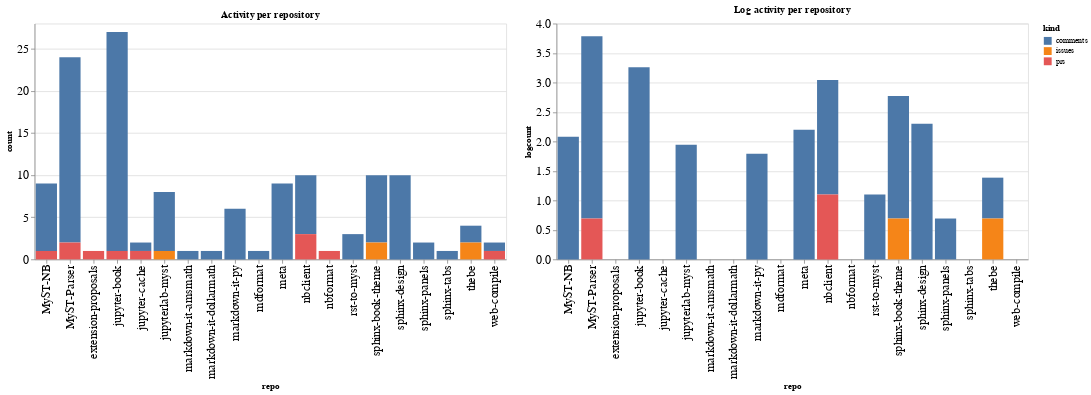

The notebook cell saved with this chart:
### Code cell
ch1 = alt.Chart(repo_summaries, width=600, title="Activity per repository").mark_bar().encode(
    x='repo',
    y='count',
    color='kind',
    tooltip="kind"
)

ch2 = alt.Chart(repo_summaries, width=600, title="Log activity per repository").mark_bar().encode(
    x='repo',
    y='logcount',
    color='kind',
    tooltip="kind"
)

ch1 | ch2

### Figure 1 — Vega-Lite specification as saved in the notebook (floating-point values rounded to 4 significant figures)
{"config": {"axisLeft": {"labelFontSize": 15}, "axisBottom": {"labelFontSize": 15}}, "hconcat": [{"mark": "bar", "encoding": {"color": {"type": "nominal", "field": "kind"}, "tooltip": {"type": "nominal", "field": "kind"}, "x": {"type": "nominal", "field": "repo"}, "y": {"type": "quantitative", "field": "count"}}, "title": "Activity per repository", "width": 600}, {"mark": "bar", "encoding": {"color": {"type": "nominal", "field": "kind"}, "tooltip": {"type": "nominal", "field": "kind"}, "x": {"type": "nominal", "field": "repo"}, "y": {"type": "quantitative", "field": "logcount"}}, "title": "Log activity per repository", "width": 600}], "data": {"name": "data-a50d6def97015d26d3ef3a44afb7aba6"}, "$schema": "https://vega.github.io/schema/vega-lite/v4.8.1.json", "datasets": {"data-a50d6def97015d26d3ef3a44afb7aba6": [{"repo": "MyST-NB", "kind": "comments", "count": 8, "logcount": 2.079}, {"repo": "MyST-NB", "kind": "prs", "count": 1, "logcount": 0.0}, {"repo": "MyST-Parser", "kind": "comments", "count": 22, "logcount": 3.091}, {"repo": "MyST-Parser", "kind": "prs", "count": 2, "logcount": 0.6931}, {"repo": "extension-proposals", "kind": "prs", "count": 1, "logcount": 0.0}, {"repo": "jupyter-book", "kind": "comments", "count": 26, "logcount": 3.258}, {"repo": "jupyter-book", "kind": "prs", "count": 1, "logcount": 0.0}, {"repo": "jupyter-cache", "kind": "comments", "count": 1, "logcount": 0.0}, {"repo": "jupyter-cache", "kind": "prs", "count": 1, "logcount": 0.0}, {"repo": "jupyterlab-myst", "kind": "comments", "count": 7, "logcount": 1.946}, {"repo": "jupyterlab-myst", "kind": "issues", "count": 1, "logcount": 0.0}, {"repo": "markdown-it-amsmath", "kind": "comments", "count": 1, "logcount": 0.0}, {"repo": "markdown-it-dollarmath", "kind": "comments", "count": 1, "logcount": 0.0}, {"repo": "markdown-it-py", "kind": "comments", "count": 6, "logcount": 1.792}, {"repo": "mdformat", "kind": "comments", "count": 1, "logcount": 0.0}, {"repo": "meta", "kind": "comments", "count": 9, "logcount": 2.197}, {"repo": "nbclient", "kind": "comments", "count": 7, "logcount": 1.946}, {"repo": "nbclient", "kind": "prs", "count": 3, "logcount": 1.099}, {"repo": "nbformat", "kind": "prs", "count": 1, "logcount": 0.0}, {"repo": "rst-to-myst", "kind": "comments", "count": 3, "logcount": 1.099}, {"repo": "sphinx-book-theme", "kind": "comments", "count": 8, "logcount": 2.079}, {"repo": "sphinx-book-theme", "kind": "issues", "count": 2, "logcount": 0.6931}, {"repo": "sphinx-design", "kind": "comments", "count": 10, "logcount": 2.303}, {"repo": "sphinx-panels", "kind": "comments", "count": 2, "logcount": 0.6931}, {"repo": "sphinx-tabs", "kind": "comments", "count": 1, "logcount": 0.0}, {"repo": "thebe", "kind": "comments", "count": 2, "logcount": 0.6931}, {"repo": "thebe", "kind": "issues", "count": 2, "logcount": 0.6931}, {"repo": "web-compile", "kind": "comments", "count": 1, "logcount": 0.0}, {"repo": "web-compile", "kind": "prs", "count": 1, "logcount": 0.0}]}}
